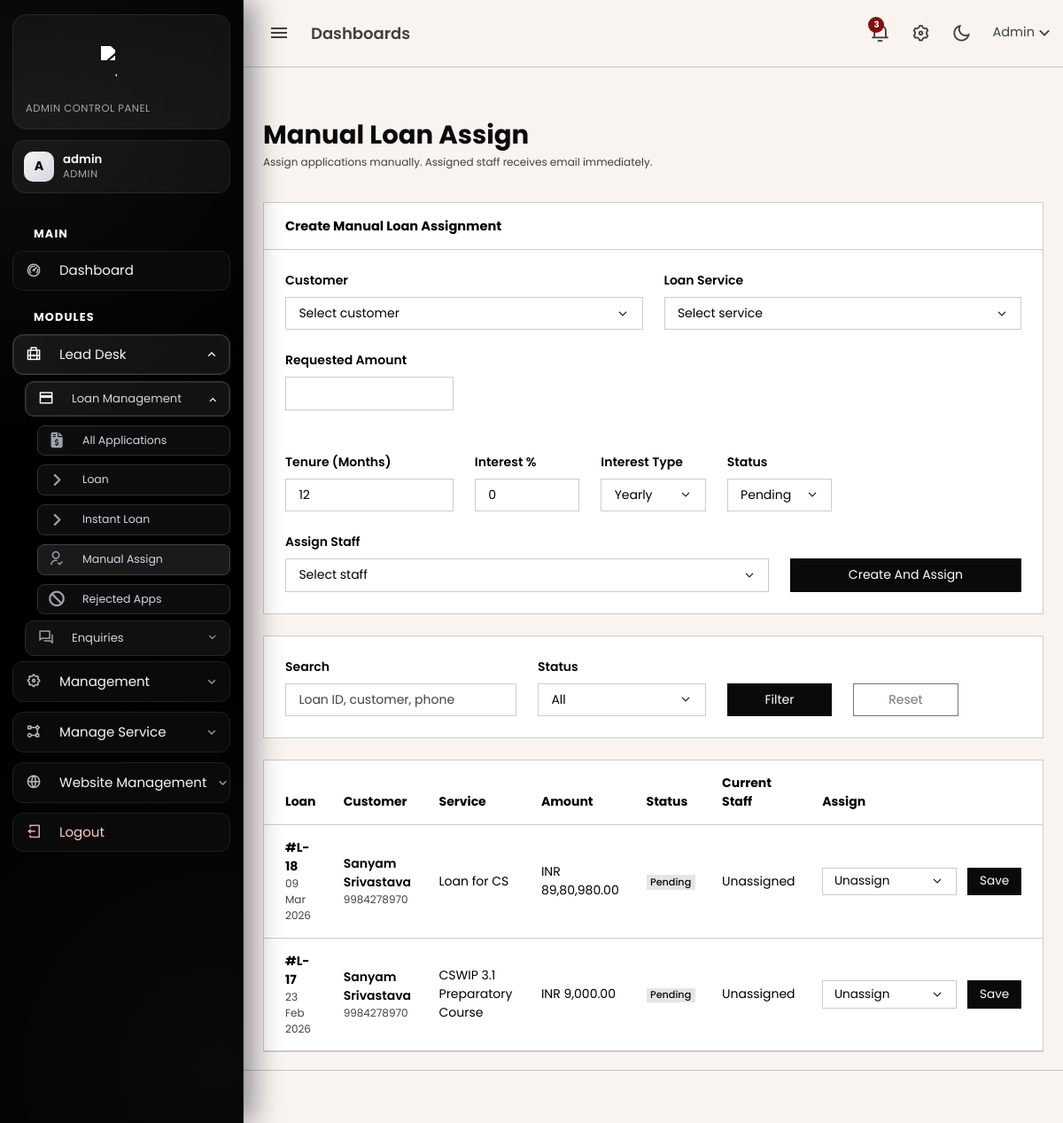
Page /admin/manual_loan_assign.php (signed in) on the committed database.
### tables this page shows
CREATE TABLE `service_categories` (
  `id` bigint(20) UNSIGNED NOT NULL,
  `uuid` char(36) NOT NULL DEFAULT uuid(),
  `department` int(11) NOT NULL,
  `category_name` varchar(255) NOT NULL,
  `sequence` int(11) NOT NULL DEFAULT 1,
  `active` tinyint(1) NOT NULL DEFAULT 1,
  `live` tinyint(1) NOT NULL DEFAULT 1,
  `created_at` timestamp NULL DEFAULT current_timestamp(),
  `updated_at` timestamp NULL DEFAULT current_timestamp() ON UPDATE current_timestamp()
);

CREATE TABLE `loan_applications` (
  `id` bigint(20) UNSIGNED NOT NULL,
  `customer_id` bigint(20) UNSIGNED NOT NULL,
  `service_id` bigint(20) UNSIGNED NOT NULL,
  `dsa_id` bigint(20) UNSIGNED DEFAULT NULL,
  `assigned_staff_id` bigint(20) UNSIGNED DEFAULT NULL,
  `assigned_by` bigint(20) UNSIGNED DEFAULT NULL,
  `assigned_at` timestamp NULL DEFAULT NULL,
  `interest_rate` decimal(5,2) NOT NULL DEFAULT 0.00,
  `interest_type` enum('year','month') NOT NULL DEFAULT 'year',
  `requested_amount` decimal(15,2) NOT NULL,
  `tenure_years` int(11) NOT NULL,
  `emi_amount` decimal(15,2) NOT NULL,
  `status` enum('pending','approved','rejected','disbursed') DEFAULT 'pending',
  `is_read` tinyint(1) NOT NULL DEFAULT 0,
  `read_at` timestamp NULL DEFAULT NULL,
  `created_at` timestamp NOT NULL DEFAULT current_timestamp(),
  `rejection_note` text DEFAULT NULL
);

CREATE TABLE `customers` (
  `id` bigint(20) UNSIGNED NOT NULL,
  `full_name` varchar(255) NOT NULL,
  `email` varchar(255) NOT NULL,
  `phone` varchar(20) NOT NULL,
  `password` varchar(255) NOT NULL,
  `aadhaar_number` varchar(20) DEFAULT NULL,
  `status` enum('active','blocked') DEFAULT 'active',
  `created_at` timestamp NOT NULL DEFAULT current_timestamp(),
  `updated_at` timestamp NOT NULL DEFAULT current_timestamp() ON UPDATE current_timestamp()
);

CREATE TABLE `services` (
  `id` bigint(20) UNSIGNED NOT NULL,
  `category_id` bigint(20) UNSIGNED NOT NULL,
  `sub_category_id` bigint(20) UNSIGNED NOT NULL,
  `service_name` varchar(255) NOT NULL,
  `title` varchar(255) NOT NULL,
  `slug` varchar(255) NOT NULL,
  `short_description` text DEFAULT NULL,
  `long_description` longtext DEFAULT NULL,
  `hero_image` varchar(255) DEFAULT NULL,
  `card_img` varchar(255) DEFAULT NULL,
  `created_at` timestamp NULL DEFAULT current_timestamp(),
  `updated_at` timestamp NULL DEFAULT current_timestamp() ON UPDATE current_timestamp()
);

### admin/manual_loan_assign.php (the view, shortened to what the rows shown need)
<?php
include 'header.php';
include 'sidebar.php';
$query = "SELECT l.id, l.status, l.requested_amount, l.created_at,
                 c.full_name, c.phone,
                 sv.service_name,
                 st.name AS assigned_staff_name, st.id AS assigned_staff_id
          FROM loan_applications l
          INNER JOIN customers c ON c.id = l.customer_id
          INNER JOIN services sv ON sv.id = l.service_id
          LEFT JOIN staff st ON st.id = l.assigned_staff_id
          WHERE 1=1";
$query .= " ORDER BY l.id DESC";
$loans = mysqli_query($conn, $query);
?>
<div class="content-page">
    <div class="content">
        <div class="container-fluid pt-4">
            <div class="d-flex justify-content-between align-items-center mb-4">
                <div>
                    <h2 class="fw-bold text-dark mb-1">Manual Loan Assign</h2>
                </div>
            </div>
            <div class="card border">
                <div class="card-body p-0">
                    <div class="table-responsive">
                        <table class="table mb-0 align-middle">
                            <thead>
                                <tr>
                                    <th class="ps-3">Loan</th>
                                    <th>Customer</th>
                                    <th>Service</th>
                                    <th>Amount</th>
                                    <th>Status</th>
                                    <th>Current Staff</th>
                                    <th class="pe-3">Assign</th>
                                </tr>
                            </thead>
                            <tbody>
                            <?php if ($loans && mysqli_num_rows($loans) > 0): ?>
                                <?php while ($loan = mysqli_fetch_assoc($loans)): ?>
                                    <tr>
                                        <td class="ps-3">
                                            <div class="fw-bold">#L-<?= (int)$loan['id'] ?></div>
                                            <div class="small text-muted"><?= date('d M Y', strtotime($loan['created_at'])) ?></div>
                                        </td>
                                        <td>
                                            <div class="fw-semibold"><?= htmlspecialchars($loan['full_name']) ?></div>
                                            <div class="small text-muted"><?= htmlspecialchars($loan['phone']) ?></div>
                                        </td>
                                        <td><?= htmlspecialchars($loan['service_name']) ?></td>
                                        <td>INR <?= format_inr((float)$loan['requested_amount'], 2) ?></td>
                                        <td><span class="badge bg-light text-dark text-capitalize"><?= htmlspecialchars($loan['status']) ?></span></td>
                                        <td><?= htmlspecialchars($loan['assigned_staff_name'] ?: 'Unassigned') ?></td>
                                        <td class="pe-3" style="min-width:260px;">
                                            <form action="db/loan_handler.php" method="POST" class="d-flex gap-2">
                                                <select name="staff_id" class="form-select form-select-sm" required>
                                                    <option value="0">Unassign</option>
                                                </select>
                                                <button type="submit" class="btn btn-sm btn-dark">Save</button>
                                            </form>
                                        </td>
                                    </tr>
                                <?php endwhile; ?>
                            <?php else: ?>
                                <tr>
                                    <td colspan="7" class="text-center py-4 text-muted">No loan applications found.</td>
                                </tr>
                            <?php endif; ?>
                            </tbody>
                        </table>
                    </div>
                </div>
            </div>
        </div>
    </div>
</div>
<?php include 'footer.php'; ?>

### admin/sidebar.php (shortened to what the rows shown need)
<?php
$current_page = basename($_SERVER['PHP_SELF']);
$loan_active = in_array(
    $current_page,
    ['loan_applications.php', 'loan_view.php', 'manual_loan_assign.php', 'rejected_loans.php'],
    true
);
$active_loan_category_id = 0;
$loan_categories = [];
if (isset($conn) && $conn instanceof mysqli) {
    $loan_category_result = mysqli_query(
        $conn,
        "SELECT id, category_name
         FROM service_categories
         WHERE active = 1
         ORDER BY sequence ASC, category_name ASC"
    );
    if ($loan_category_result) {
        while ($loan_category_row = mysqli_fetch_assoc($loan_category_result)) {
            $loan_categories[] = $loan_category_row;
        }
    }
}
$enquiry_active = in_array($current_page, ['enquiries.php', 'enquiry_view.php', 'enquiry_email.php'], true);
$lead_desk_active = $loan_active || $enquiry_active;
$lead_loan_group_active = $loan_active;
?>
<div class="leftside-menu">
    <div class="h-100">
        <ul class="side-nav">
   <li class="side-nav-item <?= $lead_desk_active ? 'active' : '' ?>">
                <ul class="side-nav-second-level">
                    <li class="side-nav-item <?= $lead_loan_group_active ? 'active' : '' ?>">
                        <ul class="side-nav-third-level">
                            <?php foreach ($loan_categories as $loan_category): ?>
                                <?php $loan_category_id = (int) $loan_category['id']; ?>
                                <li>
                                    <a href="loan_applications.php?cat_id=<?= $loan_category_id ?>"
                                        class="side-nav-link <?= ($current_page === 'loan_applications.php' && $active_loan_category_id === $loan_category_id) ? 'active' : '' ?>">
                                        <i class="fas fa-angle-right"></i> <?= htmlspecialchars((string) $loan_category['category_name']) ?>
                                    </a>
                                </li>
                            <?php endforeach; ?>
                        </ul>
                    </li>
                </ul>
            </li>
        </ul>
    </div>
</div>

### rows in the picture
service_categories: category_name "Loan"
service_categories: category_name "Instant Loan"
loan_applications: id "18", created_at "09 Mar 2026", customer.full_name "Sanyam Srivastava", customer.phone "9984278970", service.service_name "Loan for CS", requested_amount "89,80,980.00", status "Pending", assigned_staff_name "Unassigned"
loan_applications: id "17", created_at "23 Feb 2026", customer.full_name "Sanyam Srivastava", customer.phone "9984278970", service.service_name "CSWIP 3.1 Preparatory Course", requested_amount "9,000.00", status "Pending", assigned_staff_name "Unassigned"

### other values in the picture
$adminUnreadTotal "3"
$admin_sidebar_initial "A"
$admin_sidebar_name "admin"
$admin_sidebar_role "ADMIN"
